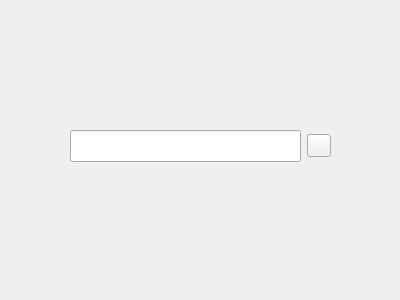
<?xml version="1.0" encoding="UTF-8"?>
<ui version="4.0">
 <class>Form</class>
 <widget class="QWidget" name="Form">
  <property name="geometry">
   <rect>
    <x>0</x>
    <y>0</y>
    <width>400</width>
    <height>300</height>
   </rect>
  </property>
  <property name="windowTitle">
   <string>Form</string>
  </property>
  <widget class="QWidget" name="layoutWidget">
   <property name="geometry">
    <rect>
     <x>70</x>
     <y>130</y>
     <width>261</width>
     <height>32</height>
    </rect>
   </property>
   <layout class="QHBoxLayout" name="horizontalLayout_2">
    <item>
     <widget class="QLineEdit" name="lineEdit">
      <property name="sizePolicy">
       <sizepolicy hsizetype="Expanding" vsizetype="MinimumExpanding">
        <horstretch>0</horstretch>
        <verstretch>0</verstretch>
       </sizepolicy>
      </property>
      <property name="minimumSize">
       <size>
        <width>30</width>
        <height>30</height>
       </size>
      </property>
     </widget>
    </item>
    <item>
     <widget class="QToolButton" name="toolButton_4">
      <property name="styleSheet">
       <string notr="true">border-image:url(:/all/images/searchIcon.png)</string>
      </property>
      <property name="text">
       <string/>
      </property>
     </widget>
    </item>
   </layout>
  </widget>
 </widget>
 <resources>
  <include location="../images.qrc"/>
 </resources>
 <connections/>
</ui>
